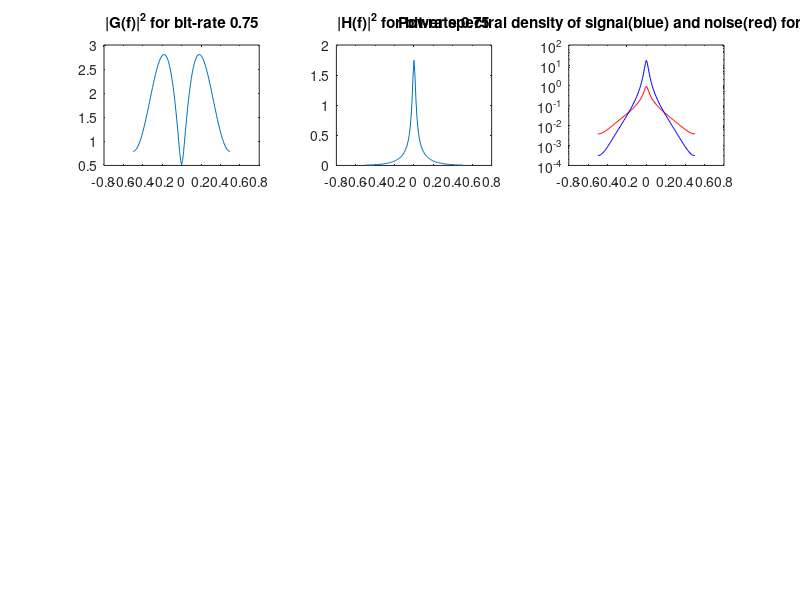

Write the MATLAB code that produced this figure. (Note: this script raises an error after producing the figure.)
%Script which implements the tasks of problem 2 in the Computer
%Assignment 1 in the course TTT4115 Communication theory

bitrate = [0.75 2 5];
rho = 0.9;

for k = 1:length(bitrate)
    fprintf('----------Bitrate: %g ----------\n', bitrate(k));
    %Problem 2a
    sigma_q = sqrt(2^(-2*bitrate(k))*pi*exp(1)/6); %Noise variance derived in hand notes
    f = @(x) (1-rho^2)./((1-rho*exp(-1j*2*pi*x)).*(1-rho*exp(1j*2*pi*x))); %S_X defined as function of frequency,x
    sqF = @(x) sqrt(f(x));
    lagrange = (sigma_q/(sigma_q^2+1))*integral(sqF,-0.5,0.5); %squareroot of lambda

    freq = -0.5:0.01:0.5;
    G = sqrt(sigma_q^2./(lagrange^2.*f(freq)))-(sigma_q^2)./f(freq); %Making G(f) and H(f) from formulas provided in the compendium
    H = sqrt(lagrange^2*f(freq)/sigma_q^2)-lagrange^2;

    fprintf('Squareroot of lagrange: %.4g, sigma_q: %.4g\n', lagrange, sigma_q);
    Sqy = sigma_q^2 * H;    %Power spectral density of the noise in the Wiener filter
    Sxy = f(freq).*G.*H;     %Power spectral density of the signal in the Wiener filter

    
    
    figure(1);
    textG =sprintf('|G(f)|^2 for bit-rate %g', bitrate(k));
    textH =sprintf('|H(f)|^2 for bit-rate %g', bitrate(k));
    subplot(3,3,3*k-2), plot(freq,G), title(textG); %Plotting the |G(f)|^2 filter
    subplot(3,3,3*k-1), plot(freq,H), title(textH); %Plotting the |H(f)|^2 filter

    
    text = sprintf('Power spectral density of signal(blue) and noise(red) for bit-rate: %g', bitrate(k));
    figure(1);
    subplot(3,3,3*k);
    semilogy(freq, Sqy, 'r'), title(text); %Plotting the power spectral density of the noise in log-plot
    hold on 
    semilogy(freq,Sxy, 'b'); %Plotting the power spectral density of the signal in log-plot (In the same plot as the corresponding noise
    hold off
    SNR = 10*log10( sum(Sxy)/sum(Sqy) ); %Computing signal-to-nois ratio
    fprintf('Theoretical SNR: %3.4g\n', SNR);
    %Problem 2b
    Sx = f(freq);
    FSMG = FrSamp([G(51:end) G(1:50)]); 
    FSMH = FrSamp([H(51:end) H(1:50)]);
    
    FSMG_fft = fft(FSMG,length(FSMG));
    
    FSMH_fft = fft(FSMH,length(FSMH));
    titleFSMG = sprintf('Fourier transformed of FSM of |G(f)|^2 for bit-rate = %g',bitrate(k));
    titleFSMH = sprintf('Fourier transformed of FSM of |H(f)|^2 for bit-rate = %g',bitrate(k)); 

    figure(2);
    subplot(1,length(bitrate),k),plot(freq,abs(FSMG_fft)),title(titleFSMG);
    hold on
    subplot(1,length(bitrate),k),plot(freq,[G(51:end) G(1:50)])
    figure(3);
    subplot(1,length(bitrate),k),stem(freq,abs(FSMH_fft)),title(titleFSMH);
    hold on
    subplot(1,length(bitrate),k),plot(freq,[H(51:end) H(1:50)]);
    FSMG_fft = FSMG_fft';
    FSMH_fft = FSMH_fft';
    
    filterEstimate = [FSMG_fft(52:end) FSMG_fft(1:51)].*[FSMH_fft(52:end) FSMH_fft(1:51)];
    filterTheory = H.*G;
    titleHGestimate = sprintf('Estimated H(f) and G(f) in cascade for bit-rate = %g',bitrate(k));
    titleHGtheory = sprintf('Theoretical H(f) and G(f) in cascade for bit-rate = %g',bitrate(k));
    figure(5+k);
    subplot(1,2,1),plot(freq,abs(filterEstimate)),title(titleHGestimate);
    figure(5+k);
    subplot(1,2,2),plot(freq,abs(filterTheory)),title(titleHGtheory);
    
    error = abs(filterTheory)-abs(filterEstimate);
    figure(10);
    plot(freq,error);
    %Problem 2c
   
    x = ARprocess2(1000000); %Simulated signal
    
    uMid = conv(x,FSMG);
    
    step = sqrt(12* sigma_q^2);
    quantLimit = 8;
    %partition = -7:step:7;
    partition = (step/2):step:quantLimit;
    partition = [-fliplr(partition) partition];
    codebook = [partition(1)-(step/2) partition+(step/2)];
    
    [idx, uQuant] = quantiz(uMid,partition,codebook);
    
    
    figure(15);
    subplot(1,length(bitrate),k),hist(uQuant,codebook);
    %Find entropy
    hQuant = hist(uQuant,codebook);
    entropyQuant = 0; 
    for m = 1:length(hQuant)
        if hQuant(m) ~= 0
            probQuant = hQuant(m)/length(uQuant);
            entropyQuant = entropyQuant - probQuant*log2(probQuant);
        end
    end
    fprintf('Entropy: %g\n', entropyQuant);
    
    u = conv(uQuant, FSMH); %Simulated output from system
    delay = 100; %Measured, is probably floor(length(filter)/2) per filter
    uDelay = u(101:length(u)-100);
    uNoise = x - uDelay;
    uSNR = 10*log10( sum(x.^2)/sum(uNoise.^2) );
    fprintf('Simulated SNR: %g\n', uSNR);
    figure(42);
    textSNR = sprintf('Original signal (blue) and residual noise signal (red), bitrate: %g', bitrate(k));
    subplot(length(bitrate),1,k), plot(x, 'b'), title(textSNR);
    ylim([-5 5]);
    hold on;
    subplot(length(bitrate),1,k), plot(uNoise,'r');
    
end
